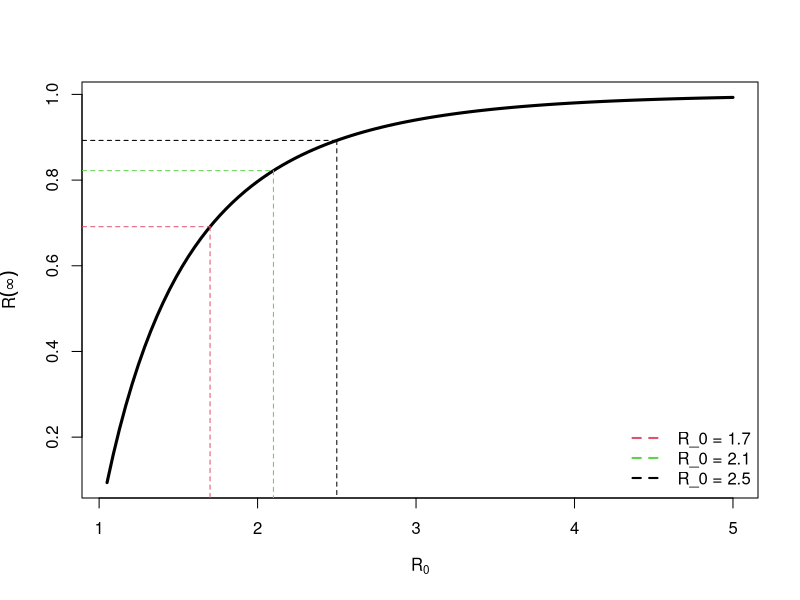
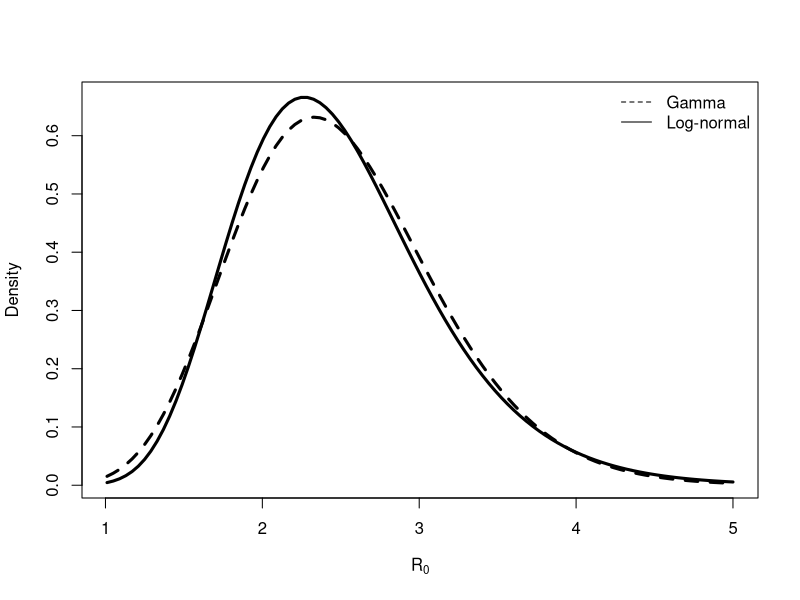
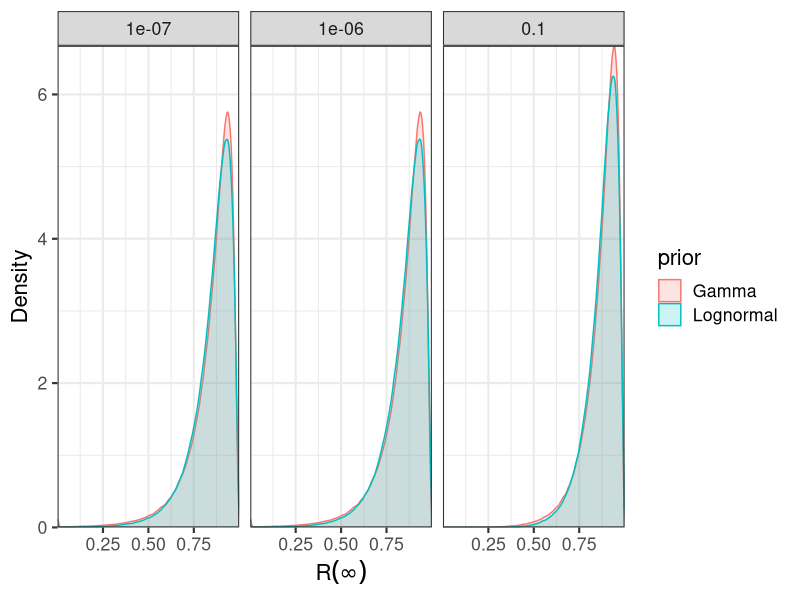

The R source for these figures, in order:
########Prelimniary stuff #########################################
LogMean <- function(realMean, realSD){
  ## takes REAL mean and REAL standard deviation; returns LOG mean
  realVar <- realSD^2
  mu <- log(realMean/ sqrt(1 + (realVar/realMean^2)))
  return(mu)
}
LogVar <- function(realMean, realSD){
  ## takes REAL mean and REAL standard deviation; returns LOG variance
  realVar <- realSD^2
  sigmasq <- log(1 + (realVar/realMean^2))
  return(sigmasq)
}
##
get_R_infinity <- function(R_0, N, S0){
  a <- R_0/N
  b <- R_0 - log(S0)
  ## Returns R(\infty)
  ans <- -VGAM::lambertW(-a * exp(-b))/a
  return(N-ans)
}
###################################################################
###################################################################

RInf.1.7 <- get_R_infinity(R_0 = 1.7, N = 1, S0 = 1-1E-5)
RInf.2.1 <- get_R_infinity(R_0 = 2.1, N = 1, S0 = 1-1E-5)
RInf.2.5 <- get_R_infinity(R_0 = 2.5, N = 1, S0 = 1-1E-5)

curve(get_R_infinity(x, N = 1, S0 = 1-1E-5), 1.05, 5, lwd = 3, 
      xlab = expression(R[0]), ylab = expression(R(infinity)))

segments(x0 = 2.5, y0 = RInf.2.5, x1 = 2.5, y1 = 0, lty = 2)
segments(x0 = 0, y0 = RInf.2.5, x1 = 2.5, y1 = RInf.2.5, lty = 2)

segments(x0 = 1.7, y0 = RInf.1.7, x1 = 1.7, y1 = 0, lty = 2, col = 2)
segments(x0 = 0, y0 = RInf.1.7, x1 = 1.7, y1 = RInf.1.7, lty = 2, col = 2)

segments(x0 = 2.1, y0 = RInf.2.1, x1 = 2.1, y1 = 0, lty = 2, col = 3)
segments(x0 = 0, y0 = RInf.2.1, x1 = 2.1, y1 = RInf.2.1, lty = 2, col = 3)

legend(x = "bottomright", legend = c("R_0 = 1.7", "R_0 = 2.1", "R_0 = 2.5"), col = c(2, 3, 1), bty = 'n', lwd = 2, lty = 2)
### Elicitation

m <- 2.5 # E[R0]
v <- .65^2 # Var(R0)

# Gamma
alpha <- m^2/v
beta <- m/v
qgamma(p = c(.025, .975), shape = alpha, rate = beta)

# Log-normal
mu <- LogMean(realMean = m, realSD = sqrt(v) )
sigma <- sqrt( LogVar(realMean = m, realSD = sqrt(v) )    ) 

qlnorm(p = c(.025, .975), meanlog = mu, sdlog = sigma)
### Comparing densities

minR <- 1.01
maxR <- 5

curve(dlnorm(x, meanlog = mu, sdlog = sigma), lwd = 3,
      ylab = "Density", xlab = expression(R[0]), minR, maxR)
curve(dgamma(x, shape = alpha, rate = beta), lwd = 3, lty = 2, add = TRUE)
legend(x = "topright", legend = c("Gamma", "Log-normal"), lty = 2:1, bty = 'n')

crazyR <- 6

pgamma(q = crazyR, shape = alpha, rate = beta)
plnorm(q = crazyR, meanlog = mu, sdlog = sigma)

## Sampling 
M <- 1E6

R0.samples.G <- rgamma(n = M, shape = alpha, rate = beta)
R0.samples.L <- rlnorm(n = M, meanlog = mu, sdlog = sigma)

N <- 1
I0a <- 1E-7
I0b <- 1E-6
I0c <- 1E-1

Rinf.samples.I0a.G <- get_R_infinity(R_0 = R0.samples.G, N = N, S0 = N-I0a)
Rinf.samples.I0a.L <-  get_R_infinity(R_0 = R0.samples.L, N = N, S0 = N-I0a)

Rinf.samples.I0b.G <- get_R_infinity(R_0 = R0.samples.G, N = N, S0 = N-I0b)
Rinf.samples.I0b.L <-  get_R_infinity(R_0 = R0.samples.L, N = N, S0 = N-I0b)

Rinf.samples.I0c.G <- get_R_infinity(R_0 = R0.samples.G, N = N, S0 = N-I0c)
Rinf.samples.I0c.L <-  get_R_infinity(R_0 = R0.samples.L, N = N, S0 = N-I0c)

Rinf.dt <- data.frame(
  Rinf = c(Rinf.samples.I0a.G, Rinf.samples.I0b.G, Rinf.samples.I0c.G,
           Rinf.samples.I0a.L, Rinf.samples.I0b.L, Rinf.samples.I0c.L),
  prior = rep(c("Gamma", "Lognormal"), each = 3*M),
  I0 = rep(c(I0a, I0b, I0c), each = M)
)
Rinf.dt$I0 <- as.factor(Rinf.dt$I0)

library(ggplot2)

p0 <- ggplot(data = Rinf.dt, aes(x = Rinf, col = prior, fill = prior)) + 
  geom_density(alpha = .2)+
  scale_x_continuous(expression(R(infinity)), expand = c(0, 0)) + 
  scale_y_continuous("Density", expand = c(0, 0)) + 
  facet_wrap(I0~.) + 
  theme_bw(base_size = 16)
p0

summarise <- function(x, alpha = 0.95){
  return(c(
    lwr =  quantile(x, probs = (1-alpha)/2),
    mean = mean(x),
    lwr =  quantile(x, probs = (1+alpha)/2)
  ))
}

print( aggregate(x = Rinf.dt$Rinf, 
                 by = list(I = Rinf.dt$I0, P  = Rinf.dt$prior), 
                 FUN = summarise), digits = 5)
